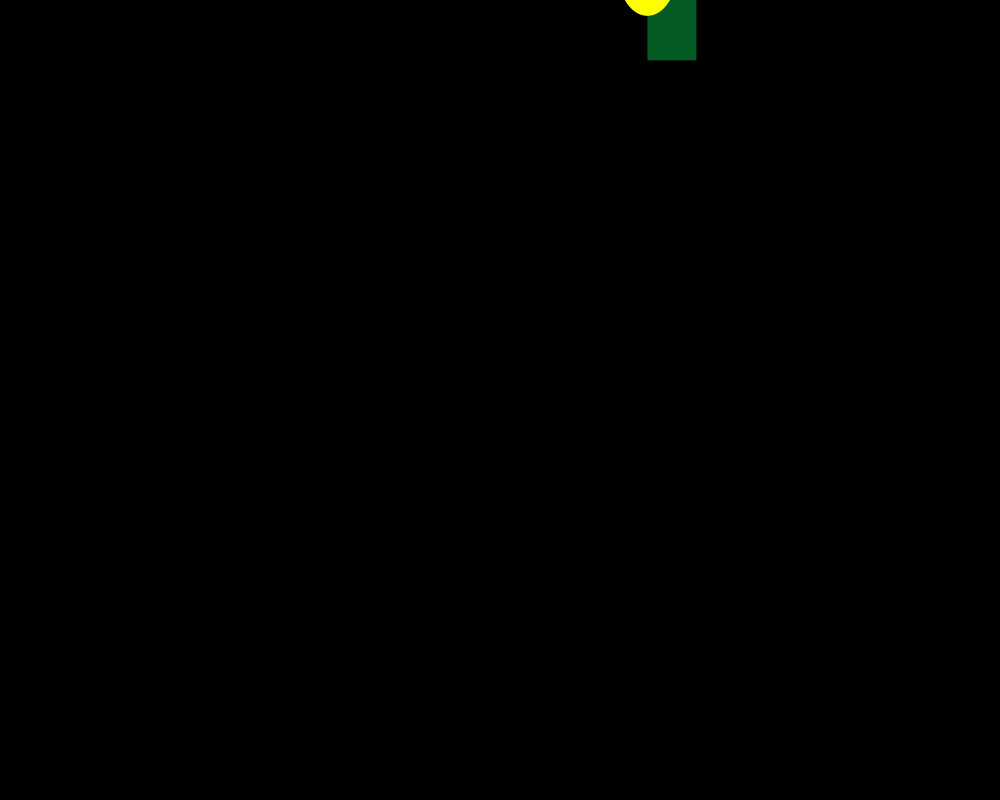
Frame 1 (no input)
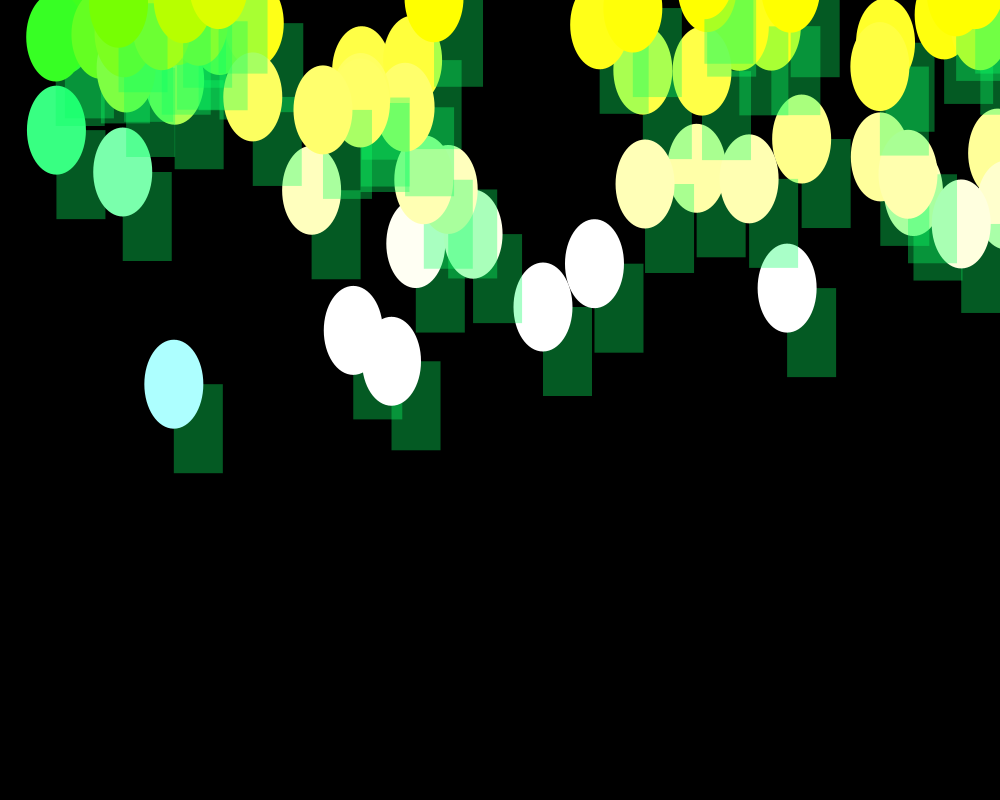
Frame 60 (the mouse pressed at the canvas centre just before this capture)
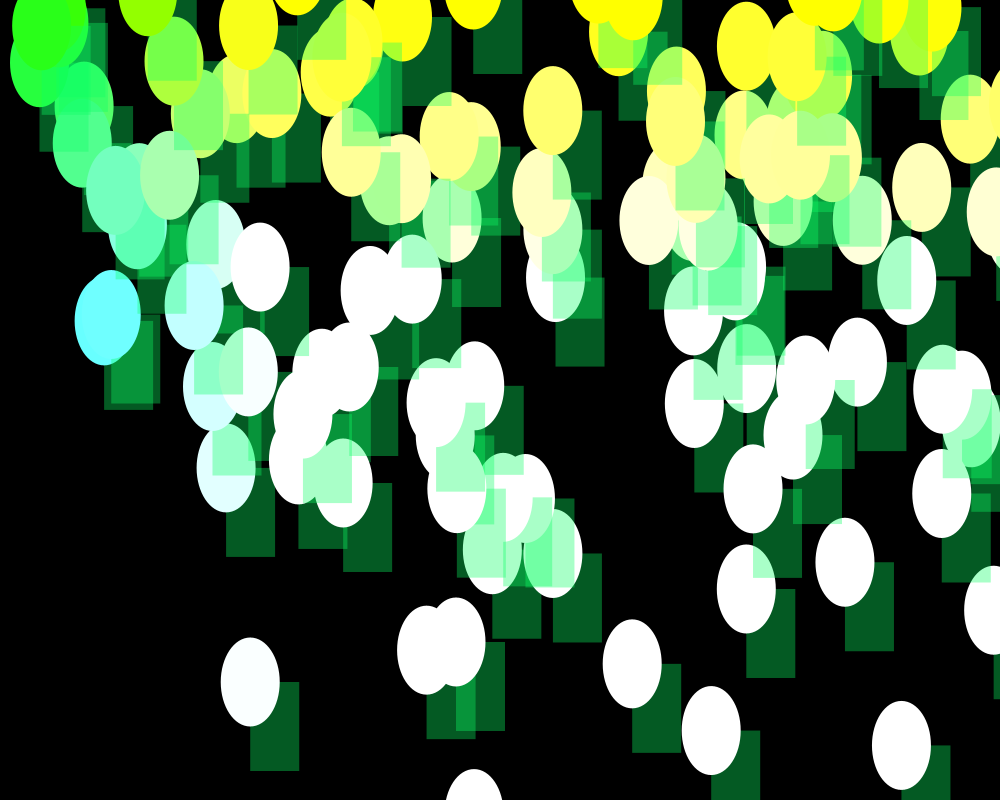
Frame 120 (the mouse held since frame 60 and released just before this capture)

The Processing sketch that drew these frames (run headless with seeded random() and noise(); from frame 60 on, the mouse is pressed at the canvas centre):

// Processing sketch: processing_16356
// ── processing_16356.pde


Gota[] gotas = new Gota[1000]; //Declaracion de variable TIPO arreglo o 'array'
//que se llama 'gotas' y contiene 1000 elementos tipo 'Gota'

int totalgotas = 0;
//nueva variable para saber cuantas gotas han salido

void setup() {
  size(1000,800);
  smooth();
}

void draw() {
  background(0);
  // Iniciar las gotas:
  gotas[totalgotas] = new Gota();
  // Sumar al numero de gotas: Esto equivale la frase:
  // "totalgotas =  totalgotas+1;"
  totalgotas++ ;
  // si llegamos al final de las gotas...
  if (totalgotas >= gotas.length) {
    totalgotas = 0; //empezar de nuevo
  }

  // hacer llover y mostrar
  for (int i = 0; i < totalgotas; i++ ) { 
    //for loop para otorgar el verbo 'llover' y 'mostrar' a todas las gotas
    //y a cada una, una por una...
    gotas[i].llover();
    gotas[i].mostrar();
  }

}
class Gota {
  float x,y;   // Variables de ubicacion de las gotas
  float velocidad; // velocidad
  color c; //color de las gotas
  float r;     // el radio de la gota

  Gota() {
    r = 8;                 // todas las gotas son del mismo tamanio
    x = random (width);     // empezar con una ubicacion 'random' dentro del 'width'
    y = -r*4;              // comenzar mas arriba de el campo , 
    //para que parezcan que caen desde mas alla.
    velocidad = random(1,10);   // elegir una velocidad random entre 1 y 5
    c = color(50,100,150); // Color de las gotas
  }

  // mover la gota hacia abajo
  void llover() {
    // acelerar velocidad
    y += velocidad; 
    x+=velocidad/4;//empujandolas un poco hacia la derecha
  }

 // mostrar-dibujar las gotas
  void mostrar() {
    fill(10,689,98,90);
    noStroke();
   rect(x,y,49,89);
   fill(x,909,y);
   ellipse(x,y,59,89);
  }
}
